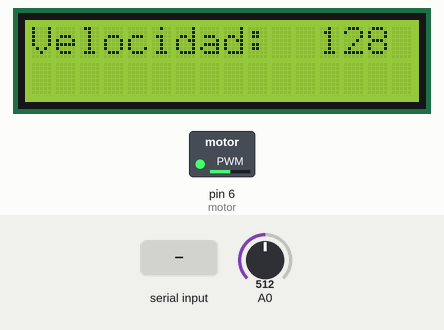
Simulated run of this sketch. Board: Arduino Uno, built with avr-gcc and run on an emulated ATmega328P. Shown: 16×2 character LCD, switched loads named in the sketch (green lamp = pin HIGH). The test bench sets the inputs (shaded band); at power-on: A0 = 512. What the sketch prints to the serial monitor is not drawn.

Above: at 1.2 s.
1.3 s: A0 set to 716
At 5.4 s:
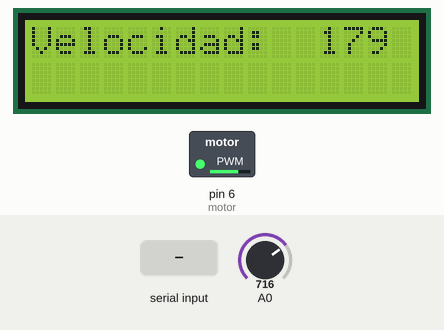
11.5 s: "90,45\n" received over Serial
At 21.7 s:
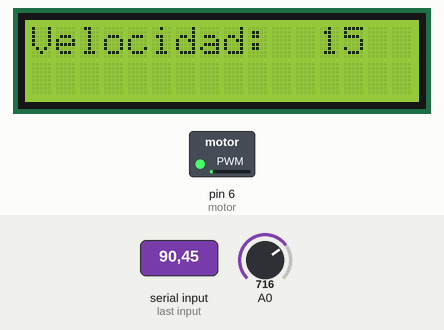
22.3 s: "5\n" received over Serial
At 32.8 s:
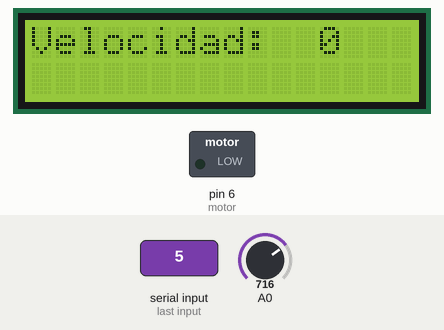
33.1 s: A0 set to 900
At 37.9 s:
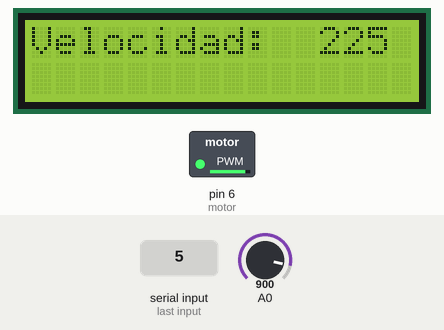
43.6 s: A0 set to 0
At 48.3 s:
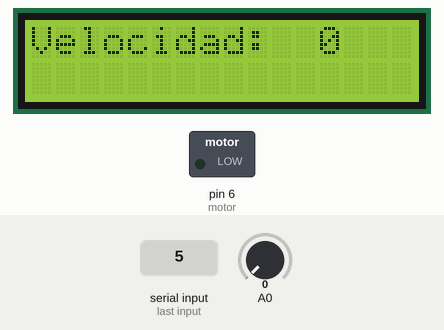
53.6 s: "90\n" received over Serial
At 59.3 s:
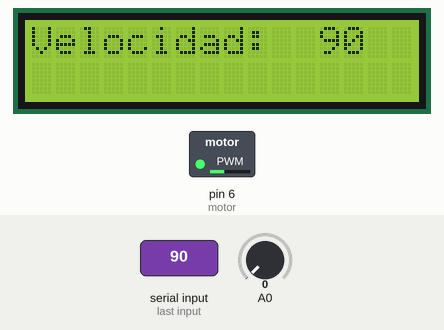
Timing chart, 0 to 64.6 s (numbered marks = the images above; inputs shaded):
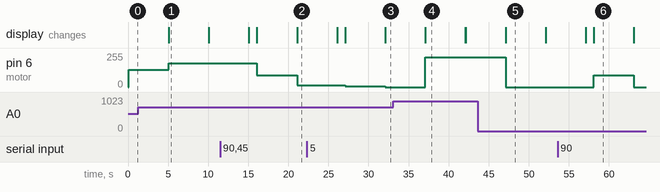

The sketch:

Control_Velocidad.ino
```cpp
#include <LiquidCrystal.h>
LiquidCrystal lcd (13,12,11,10,9,8);
int conversor,velocidad,dutty;
float voltaje,vol;
const int motor=6;
String dato;


void setup() {
  lcd.begin(16,2);
  Serial.begin(9600);
  Serial.println("Ingrese valor numerico de velocidad de motor");
}

void loop() {
  conversor=analogRead(0);
  if(Serial.available()>0){
    dato=Serial.readString();
    velocidad=dato.toInt();
    if(velocidad <300){
      conversor=map(conversor,0,1023,0,velocidad);
      analogWrite (motor,velocidad);
      lcd.setCursor(0,0);
      lcd.print("Velocidad:");
      lcd.setCursor(12,0);
      lcd.print(velocidad);
      delay(5000);
      lcd.clear();
    }else{
      Serial.println ("Error:Dato incorrecto");
      lcd.setCursor(5,0);
      lcd.print("ERROR");
      delay(5000);
      lcd.clear();
    }
  }
  vol=(conversor*5.0)/1023.0;
  dutty=conversor/4;
  analogWrite(motor,dutty);
  lcd.setCursor(0,0);
  lcd.print("Velocidad:");
  lcd.setCursor(12,0);
  lcd.print(dutty);
  delay(5000);
  lcd.clear();
}
```

Measured:
- after the input at 1.3 s, pin 6 (motor): 128/255 → 179/255 after 3.8 s; the display: first differs from a run without the input after 3.8 s (image 1)
- after the input at 11.5 s, pin 6 (motor): 179/255 → 90/255 after 4.6 s, → 15/255 5.0 s later
- after the input at 22.3 s, pin 6 (motor): 15/255 → 5/255 after 4.8 s, → 0/255 5.0 s later
- after the input at 33.1 s, pin 6 (motor): 0/255 → 225/255 after 4.0 s
- after the input at 43.6 s, pin 6 (motor): 225/255 → 0/255 after 3.5 s; the display: first differs from a run without the input after 3.5 s (image 5)
- after the input at 53.6 s, pin 6 (motor): 0/255 → 90/255 after 4.5 s, → 0/255 5.0 s later
- what the display in image 1 shows lasts 5.0 s, from 5.1 s to 10.1 s
